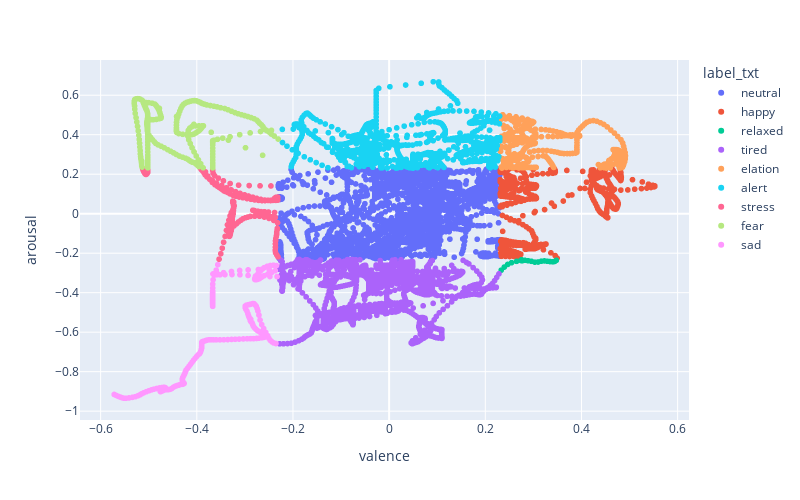

Write notebook code for a chart like this one.
### Code cell
# fuzzyfy devel
valence_low = fuzz.interp_membership(valence, valence_negative, devel_df.valence)
valence_medium = fuzz.interp_membership(valence, valence_neutral, devel_df.valence)
valence_high = fuzz.interp_membership(valence, valence_positive, devel_df.valence)

arousal_low = fuzz.interp_membership(arousal, arousal_negative, devel_df.arousal)
arousal_medium = fuzz.interp_membership(arousal, arousal_neutral, devel_df.arousal)
arousal_high = fuzz.interp_membership(arousal, arousal_positive, devel_df.arousal)

# Fuzzy rules
rule_elation = np.fmin(valence_high, arousal_high)
rule_happy = np.fmin(valence_high, arousal_medium)
rule_relaxed = np.fmin(valence_high, arousal_low)
rule_alert = np.fmin(valence_medium, arousal_high)
rule_neutral = np.fmin(valence_medium, arousal_medium)
rule_tired = np.fmin(valence_medium, arousal_low)
rule_fear = np.fmin(valence_low, arousal_high)
rule_stress = np.fmin(valence_low, arousal_medium)
rule_sad = np.fmin(valence_low, arousal_low)

# Rule set outputs
f = np.zeros((devel_df.shape[0], 9))

f[:, 0] = np.fmin(rule_elation, 1)
f[:, 1] = np.fmin(rule_happy, 1)
f[:, 2] = np.fmin(rule_relaxed, 1)
f[:, 3] = np.fmin(rule_alert, 1)
f[:, 4] = np.fmin(rule_neutral, 1)
f[:, 5] = np.fmin(rule_tired, 1)
f[:, 6] = np.fmin(rule_fear, 1)
f[:, 7] = np.fmin(rule_stress, 1)
f[:, 8] = np.fmin(rule_sad, 1)

# Defuzzification
emotion = np.argmax(f, axis=1)

devel_df['label'] = emotion
devel_df['label_txt'] = devel_df['label'].map({0: 'elation', 1: 'happy', 2: 'relaxed', 3: 'alert', 4: 'neutral', 5: 'tired', 6: 'fear', 7: 'stress', 8: 'sad'})


import plotly.express as px

fig = px.scatter(devel_df, x='valence', y='arousal', color='label_txt')
fig.update_layout(width=800, height=500)
fig.show()

### Figure 1 — Plotly figure (JSON) as saved in the notebook; plotly's stock layout.template omitted (floating-point values rounded to 4 significant figures; data arrays with more than 128 entries replaced by an {"elided": "..."} marker saying what was removed)
{"data": [{"hovertemplate": "label_txt=neutral<br>valence=%{x}<br>arousal=%{y}<extra></extra>", "legendgroup": "neutral", "marker": {"color": "#636efa", "symbol": "circle"}, "mode": "markers", "name": "neutral", "showlegend": true, "type": "scattergl", "x": {"elided": "3253 float values"}, "xaxis": "x", "y": {"elided": "3253 float values"}, "yaxis": "y"}, {"hovertemplate": "label_txt=happy<br>valence=%{x}<br>arousal=%{y}<extra></extra>", "legendgroup": "happy", "marker": {"color": "#EF553B", "symbol": "circle"}, "mode": "markers", "name": "happy", "showlegend": true, "type": "scattergl", "x": {"elided": "595 float values"}, "xaxis": "x", "y": {"elided": "595 float values"}, "yaxis": "y"}, {"hovertemplate": "label_txt=relaxed<br>valence=%{x}<br>arousal=%{y}<extra></extra>", "legendgroup": "relaxed", "marker": {"color": "#00cc96", "symbol": "circle"}, "mode": "markers", "name": "relaxed", "showlegend": true, "type": "scattergl", "x": [0.3477, 0.3442, 0.3403, 0.3345, 0.3287, 0.3229, 0.3167, 0.3098, 0.3029, 0.2959, 0.2889, 0.2819, 0.2737, 0.2651, 0.2547, 0.2465, 0.2395, 0.233, 0.2753, 0.2763], "xaxis": "x", "y": [-0.236, -0.2417, -0.2438, -0.2423, -0.2408, -0.2393, -0.2403, -0.2446, -0.2453, -0.2412, -0.2383, -0.2357, -0.2366, -0.2413, -0.248, -0.257, -0.2703, -0.2861, -0.2333, -0.2387], "yaxis": "y"}, {"hovertemplate": "label_txt=tired<br>valence=%{x}<br>arousal=%{y}<extra></extra>", "legendgroup": "tired", "marker": {"color": "#ab63fa", "symbol": "circle"}, "mode": "markers", "name": "tired", "showlegend": true, "type": "scattergl", "x": {"elided": "2167 float values"}, "xaxis": "x", "y": {"elided": "2167 float values"}, "yaxis": "y"}, {"hovertemplate": "label_txt=elation<br>valence=%{x}<br>arousal=%{y}<extra></extra>", "legendgroup": "elation", "marker": {"color": "#FFA15A", "symbol": "circle"}, "mode": "markers", "name": "elation", "showlegend": true, "type": "scattergl", "x": {"elided": "412 float values"}, "xaxis": "x", "y": {"elided": "412 float values"}, "yaxis": "y"}, {"hovertemplate": "label_txt=alert<br>valence=%{x}<br>arousal=%{y}<extra></extra>", "legendgroup": "alert", "marker": {"color": "#19d3f3", "symbol": "circle"}, "mode": "markers", "name": "alert", "showlegend": true, "type": "scattergl", "x": {"elided": "1265 float values"}, "xaxis": "x", "y": {"elided": "1265 float values"}, "yaxis": "y"}, {"hovertemplate": "label_txt=stress<br>valence=%{x}<br>arousal=%{y}<extra></extra>", "legendgroup": "stress", "marker": {"color": "#FF6692", "symbol": "circle"}, "mode": "markers", "name": "stress", "showlegend": true, "type": "scattergl", "x": {"elided": "179 float values"}, "xaxis": "x", "y": {"elided": "179 float values"}, "yaxis": "y"}, {"hovertemplate": "label_txt=fear<br>valence=%{x}<br>arousal=%{y}<extra></extra>", "legendgroup": "fear", "marker": {"color": "#B6E880", "symbol": "circle"}, "mode": "markers", "name": "fear", "showlegend": true, "type": "scattergl", "x": {"elided": "252 float values"}, "xaxis": "x", "y": {"elided": "252 float values"}, "yaxis": "y"}, {"hovertemplate": "label_txt=sad<br>valence=%{x}<br>arousal=%{y}<extra></extra>", "legendgroup": "sad", "marker": {"color": "#FF97FF", "symbol": "circle"}, "mode": "markers", "name": "sad", "showlegend": true, "type": "scattergl", "x": {"elided": "357 float values"}, "xaxis": "x", "y": {"elided": "357 float values"}, "yaxis": "y"}], "layout": {"height": 500, "legend": {"title": {"text": "label_txt"}, "tracegroupgap": 0}, "margin": {"t": 60}, "width": 800, "xaxis": {"anchor": "y", "domain": [0, 1], "title": {"text": "valence"}}, "yaxis": {"anchor": "x", "domain": [0, 1], "title": {"text": "arousal"}}}}
